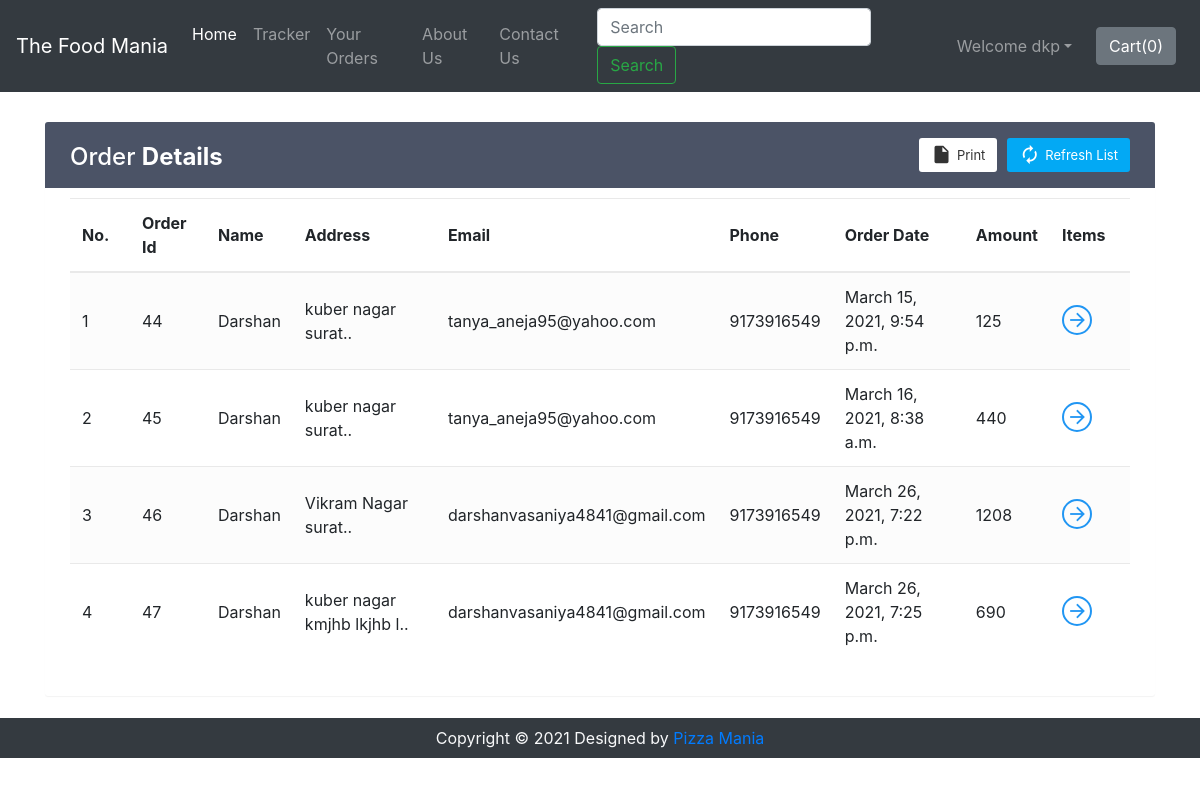
/shop/orderView/ (signed in), run on an earlier commit of the app's database.
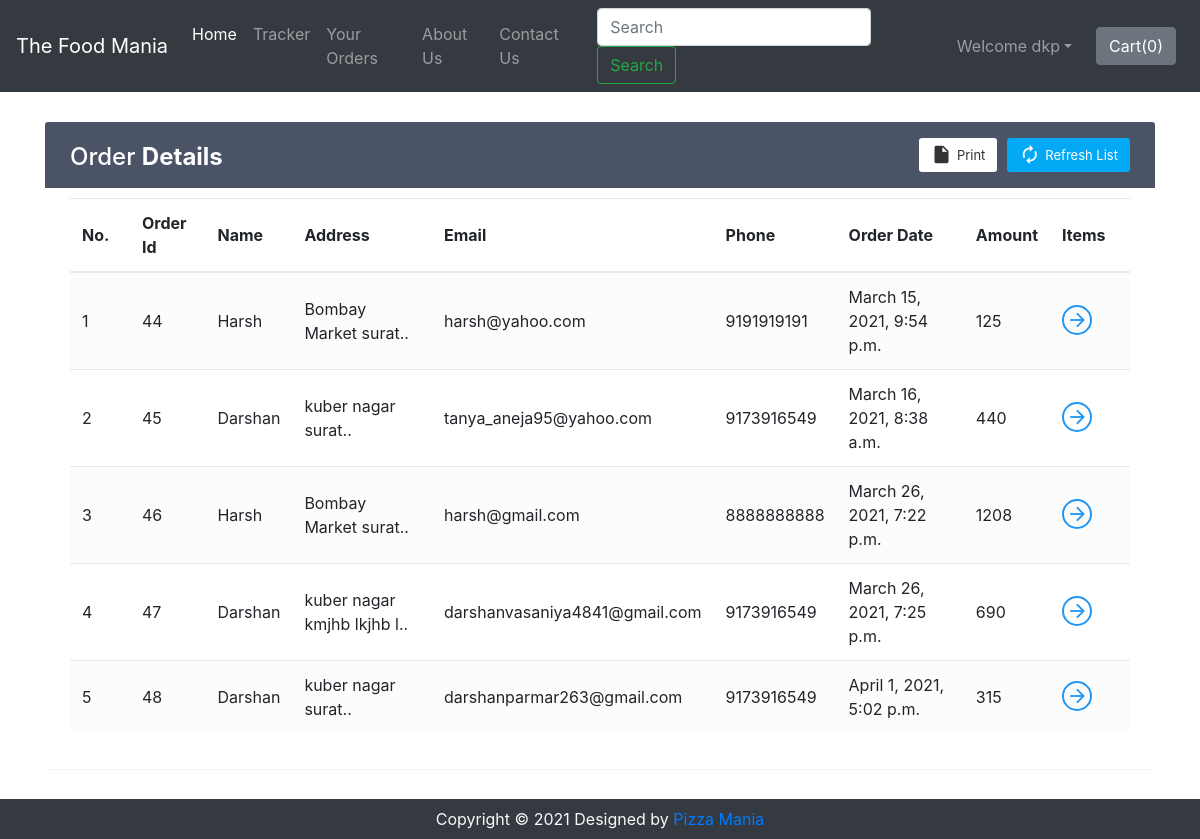
And on a later commit of the database.
### shop/views.py (the view)
def orderView(request):
    if request.user.is_authenticated:
        current_user = request.user
        orderHistory = Orders.objects.filter(userId=current_user.id)
        if len(orderHistory) == 0:
            messages.info(request, "You have not ordered.")
            return render(request, 'shop/orderView.html')
        return render(request, 'shop/orderView.html', {'orderHistory': orderHistory})
    return render(request, 'shop/orderView.html')

### shop/templates/shop/orderView.html (shortened to what this page needs)
{% extends 'shop/basic.html' %}
{% block body %}
    {% if user.is_authenticated %}
    <div class="container" id="cont">
        <div class="table-wrapper">
            <div class="table-title">
                <div class="row">
                    <div class="col-sm-4">
                        <h2>Order <b>Details</b></h2>
                    </div>
                    <div class="col-sm-8">
                        <a href="" class="btn btn-primary"><i class="material-icons">&#xE863;</i> <span>Refresh List</span></a>
                        <a href="#" onclick="window.print()" class="btn btn-info"><i class="material-icons">&#xE24D;</i> <span>Print</span></a>
                    </div>
                </div>
            </div>
            <table class="table table-striped table-hover">
                <thead>
                    <tr>
                        <th>No.</th>
                        <th>Order Id</th>
                        <th>Name</th>
                        <th>Address</th>
                        <th>Email</th>
                        <th>Phone</th>
                        <th>Order Date</th>
                        <th>Amount</th>
                        <th>Items</th>
                    </tr>
                </thead>
                <tbody>
                    {% for i in orderHistory %}
                    <tr>
                        <td class="count"></td>
                        <td>{{i.order_id}}</td>
                        <td>{{i.name}}</td>
                        <td data-toggle="tooltip" title="{{i.address}}">{{i.address|slice:"0:25"}}..</td>
                        <td>{{i.email}}</td>
                        <td>{{i.phone}}</td>
                        <td>{{i.timestamp}}</td>
                        <td>{{i.amount}}</td>
                        <td><a href="#" id="click{{i.order_id}}" class="view" title="View Details"><i class="material-icons">&#xE5C8;</i></a></td>
                    </tr>
                    {% endfor %}
                </tbody>
            </table>
        </div>
    </div>
    {% else %}
        <div id="cont2">
            <div class="alert alert-info">
                <font style="font-size:22px"><center>You need to <strong><a class="alert-link" data-toggle="modal" data-target="#loginModal">Login</a></strong></center></font>
            </div>
        </div>
    {% endif %}
{% endblock %}

### shop/templates/shop/basic.html (shortened to what this page needs)
<!doctype html>
<html lang="en">
  <head>
    <link rel="stylesheet" href="https://stackpath.bootstrapcdn.com/bootstrap/4.2.1/css/bootstrap.min.css">
    <link rel="stylesheet" href="https://stackpath.bootstrapcdn.com/bootstrap/4.3.1/css/bootstrap.min.css">
    <link rel="stylesheet" href="https://use.fontawesome.com/releases/v5.8.2/css/all.css">
  </head>
<body>
    <nav class="navbar navbar-expand-lg navbar-dark bg-dark">
      <a class="navbar-brand" href="/shop">The Food Mania</a>
      <div class="collapse navbar-collapse" id="navbarSupportedContent">
        <ul class="navbar-nav mr-auto">
          <li class="nav-item active">
            <a class="nav-link" href="/shop">Home <span class="sr-only">(current)</span></a>
          </li>
          <li class="nav-item">
            <a class="nav-link" href="/shop/tracker">Tracker</a>
          </li>
          <li class="nav-item">
            <a class="nav-link" href="/shop/orderView/">Your Orders</a>
          </li>
          <li class="nav-item">
            <a class="nav-link" href="/shop/about">About Us</a>
          </li>
          <li class="nav-item">
            <a class="nav-link" href="/shop/contact">Contact Us</a>
          </li>
        </ul>
        <form method="get" action="/shop/search" class="form-inline my-2 my-lg-0 mx-3">
          <input class="form-control mr-sm-2" type="search" name="search" id="search" placeholder="Search" aria-label="Search" required>
          <button class="btn btn-outline-success my-2 my-sm-0" type="submit">Search</button>
        </form>
        {% if user.is_authenticated %}
        <ul class="navbar-nav mr-2">
          <li class="nav-item dropdown">
            <a class="nav-link dropdown-toggle" href='#' id="navbarDropdown" role="button" data-toggle="dropdown"> Welcome {{request.user}}</a>
          </li>
        </ul>
        {% else %}
        <button type="button" class="btn btn-success mx-2" data-toggle="modal" data-target="#loginModal">Login</button>
        <button type="button" class="btn btn-success mx-2" data-toggle="modal" data-target="#signupModal">SignUp</button>
        {% endif %}
        <button type="button" class="btn btn-secondary mx-2" id="popcart" data-container="body" data-html="true" data-toggle="popover" title="MyCart" data-placement="bottom" data-content="Bottom popover">
          Cart(<span id="cart">0</span>)
        </button>
      </div>
    </nav>
    {% block body %} {% endblock %}
    <div class="footer container-fluid bg-dark text-light">
        <p class="text-center py-2 mb-0">Copyright © 2021 Designed by <a href="/shop/about" target="_blank" rel="noopener noreferrer">Pizza Mania</a></p>
    </div>
</body>
</html>

What changed in the data, as far as the page shows it:
changed Orders id 44: name "Darshan" → "Harsh"; address "kuber nagar surat" → "Bombay Market surat"; email "tanya_aneja95@yahoo.com" → "harsh@yahoo.com"; phone "9173916549" → "9191919191"
changed Orders id 46: name "Darshan" → "Harsh"; address "Vikram Nagar surat" → "Bombay Market surat"; email "darshanvasaniya4841@gmail.com" → "harsh@gmail.com"; phone "9173916549" → "8888888888"
added Orders: order_id "48", name "Darshan", address "kuber nagar surat", email "darshanparmar263@gmail.com", phone "9173916549", timestamp "April 1, 2021, 5:02 p.m.", amount "315"
